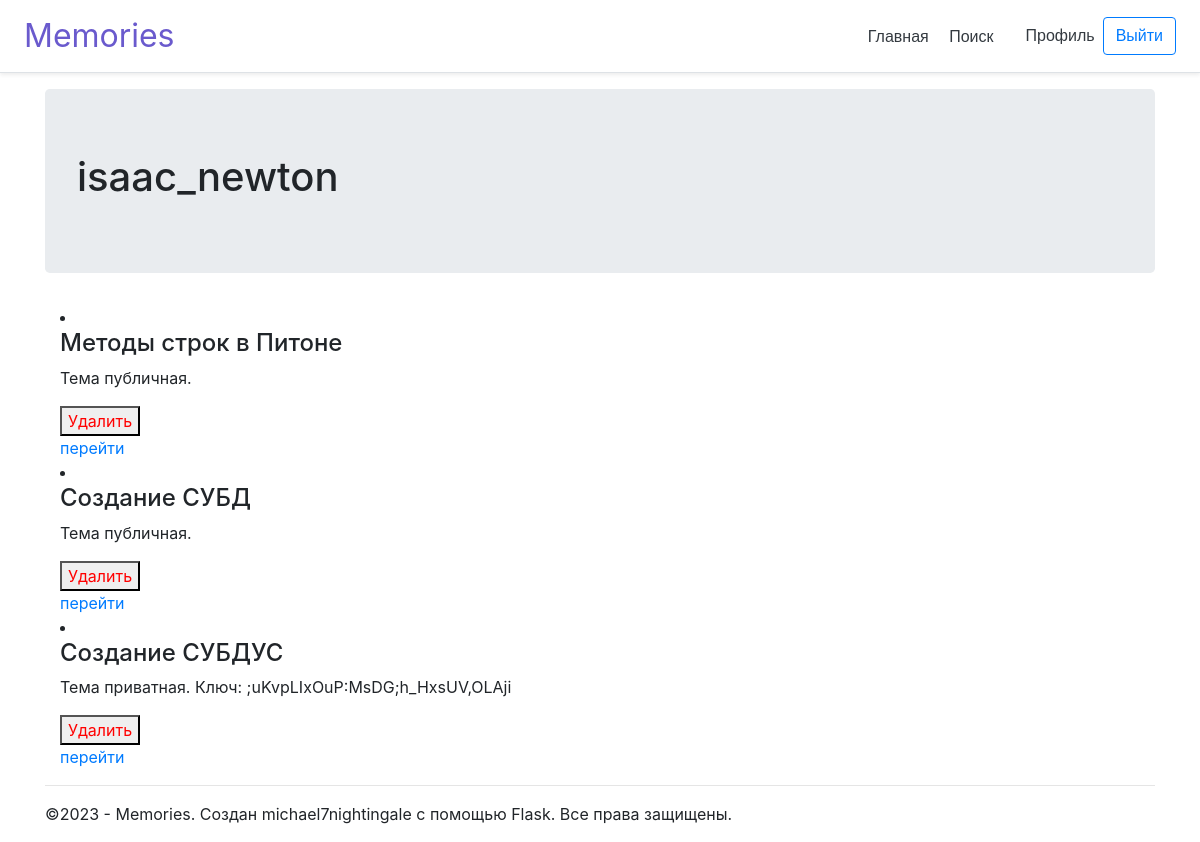
Before: /profile/isaac_newton/themes/ (signed in) with the older database file.
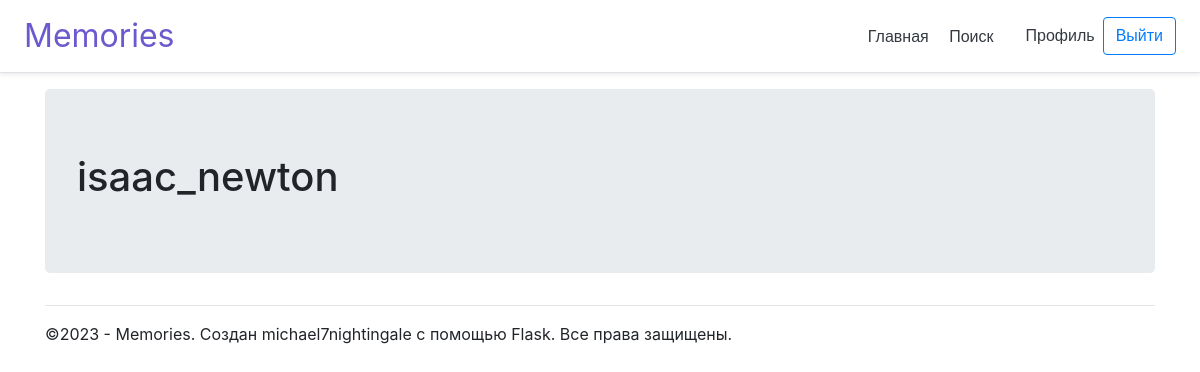
After: the same page with the newer database file.
### app.py (models this page shows, shortened)
class Users(db.Model, UserMixin):
    id = db.Column(db.Integer, primary_key=True)
    username = db.Column(db.String(50), unique=True)
    email = db.Column(db.String(50), unique=True)
    password = db.Column(db.String(50))

class Themes(db.Model):
    id = db.Column(db.Integer, primary_key=True)
    title = db.Column(db.String(80))
    isPublic = db.Column(db.Boolean)
    key = db.Column(db.String(80), nullable=True, unique=True)
    user_id = db.Column(db.Integer, db.ForeignKey('users.id'))

### app.py (the view)
@app.route('/profile/<username>/themes/')
@login_required
def profileThemes(username: str):
    user = current_user
    themes = Themes.query.filter_by(user_id=user.id).all()
    response = make_response(
        render_template(
            "profile/themes.html",
            user=user,
            themes=themes
        )
    )
    print(request.url)
    response.set_cookie("url", request.url, 60 * 60)
    return response

### app.py (called while the page is built)
@loginManager.user_loader
def loadUser(user_id):
    logger.debug(f"Loaded user with id: {user_id}")
    return Users.query.get(int(user_id))

### templates/profile/themes.html
{% extends "layout.html" %}
{% block content %}
<div class="jumbotron">
    <h1>{{ user.username }}</h1>
</div>
<div class="container">
   {% for theme in themes %}
        <li>
            <h4>{{ theme.title }}</h4>
            {% if theme.isPublic %}
            <p>Тема публичная.</p>
            {% else %}
            <p>Тема приватная. Ключ: {{ theme.key }}</p>
            {% endif %}
            <form method="post" action="{{ url_for('delete_theme', theme_id=theme.id) }}">
                <button type="submit" style="color: red" class="btn-link">Удалить</button>
            </form>
            <a href="{{ url_for('theme_view', theme_id=theme.id) }}">перейти</a>
        </li>
    {% endfor %}
</div>
{% endblock %}

### templates/layout.html (shortened to what this page needs)
<!DOCTYPE html>
<html>
<head>
    <link rel="stylesheet" href="{{ url_for('static', filename='css/style.css') }}">
    <link rel="stylesheet" href="https://cdn.jsdelivr.net/npm/bootstrap@4.3.1/dist/css/bootstrap.min.css">
</head>
<body>
    <div class="d-flex flex-column flex-md-row align-items-center p-3 px-md-4 mb-3 bg-white border-bottom shadow-sm">
        <h2 class="my-0 mr-md-auto font-weight-normal" style="color: slateblue">Memories</h2>
        <nav class="my-2 my-md-0 mr-md-3">
            <a class="p-2 text-dark text" href="{{ url_for('home') }}">Главная</a>
            <a class="p-2 text-dark text" href="{{ url_for('search') }}">Поиск</a>
        </nav>
        {% if current_user.is_authenticated %}
        <a class="p-2 text-dark text" href="{{ url_for('profile', username=current_user.username) }}">Профиль</a>
        <a class="btn btn-outline-primary text" href="{{ url_for('logout') }}">Выйти</a>
        {% else %}
        <a class="btn btn-outline-primary text" href="{{ url_for('login') }}">Войти</a>
        {% endif %}
    </div>
    <div class="container body-content">
{% block content %}{% endblock %}
        <hr/>
        <footer>
            <p>&copy;2023 - Memories. Создан michael7nightingale с помощью Flask. Все права защищены.</p>
        </footer>
    </div>
</body>
</html>

### static/css/style.css (style rules this page uses)
* { box-sizing: border-box }
.text { font-family: "Icons20", sans-serif; color: blueviolet; }

Changed rows visible on the page:
removed Themes: title "Методы строк в Питоне", isPublic "Тема публичная."
removed Themes: title "Создание СУБД", isPublic "Тема публичная."
removed Themes: title "Создание СУБДУС", key ";uKvpLIxOuP:MsDG;h_HxsUV,OLAji"
